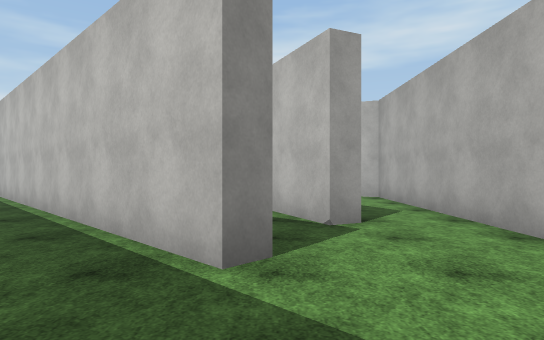
View 1 (above)

24 first-person views from a walk through a scene from a Unity 3-D project. The camera is 1.4 m above the floor, looks level and sees 75° across. The floor is counted in squares, 2 m on a side. Each view is taken from the middle of a square. On the plan, view 1 faces up. The plan holds only what a view shows up to about 11 squares ahead; the rest is blank. The place goes on beyond the plan. The player is left out. Surface patterns are stand-ins for the level's own textures.

View 2
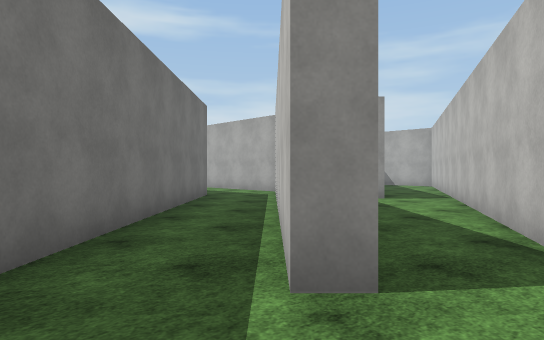

View 3
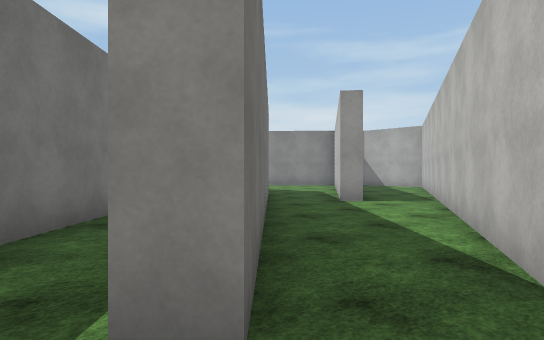

View 4
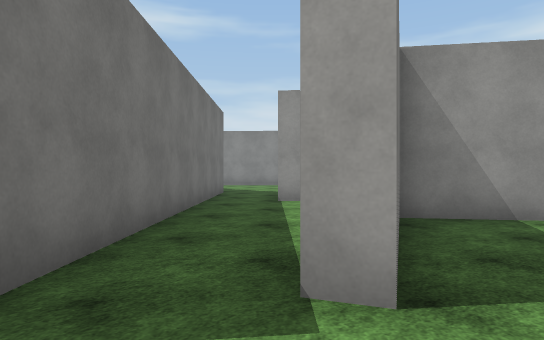

View 5
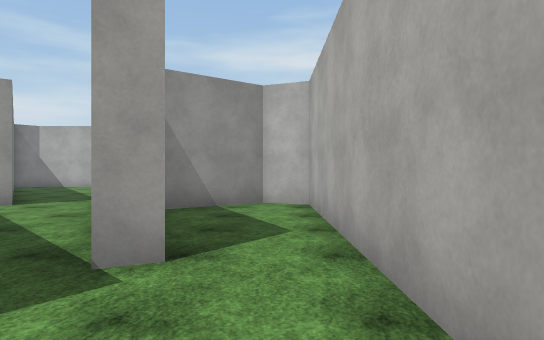

View 6
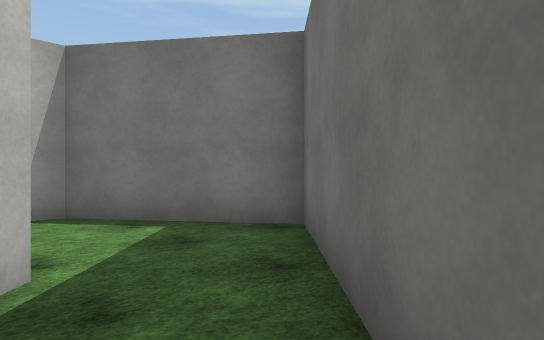

View 7
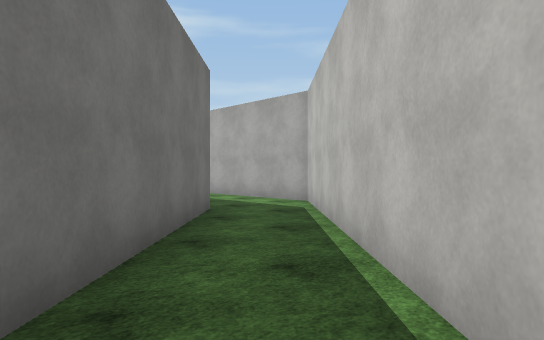

View 8
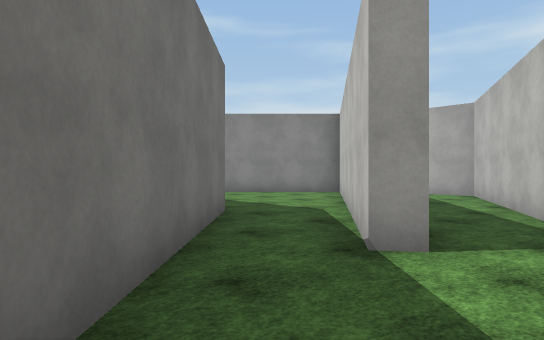

View 9
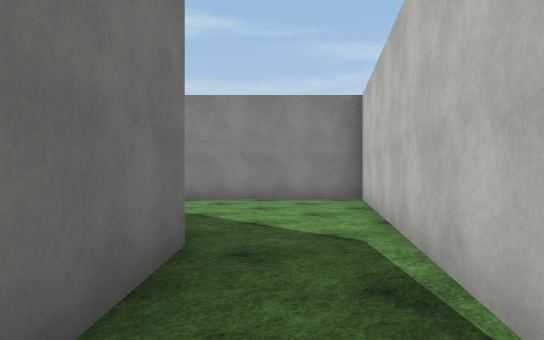

View 10
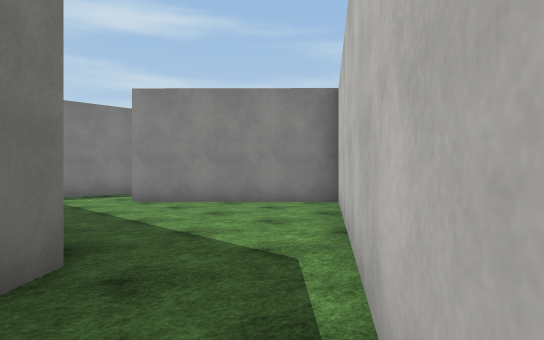

View 11
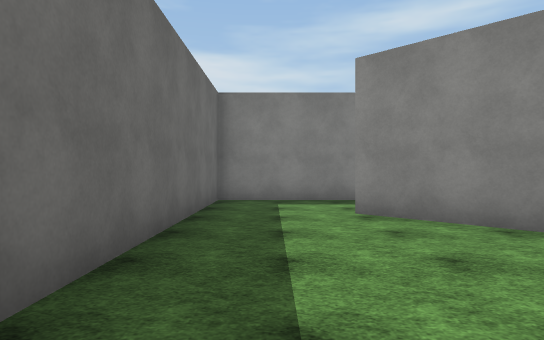

View 12
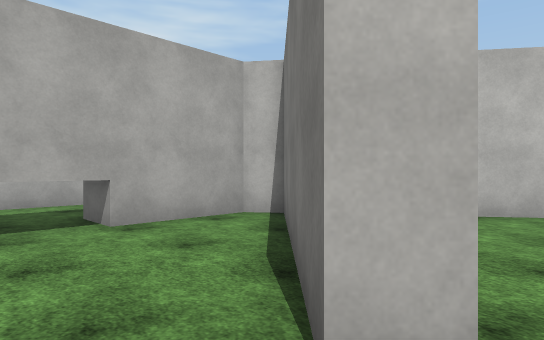

View 13
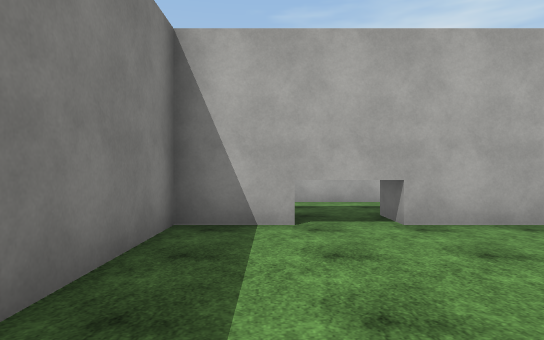

View 14
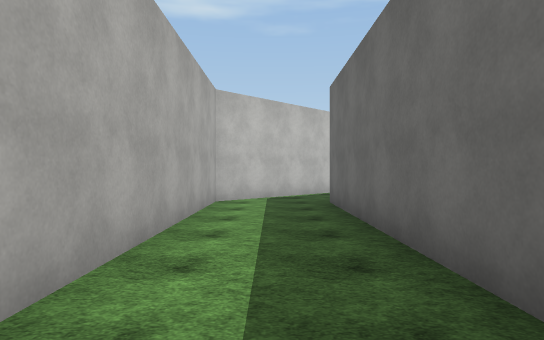

View 15
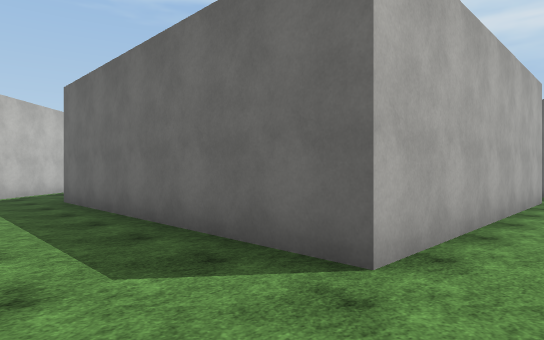

View 16
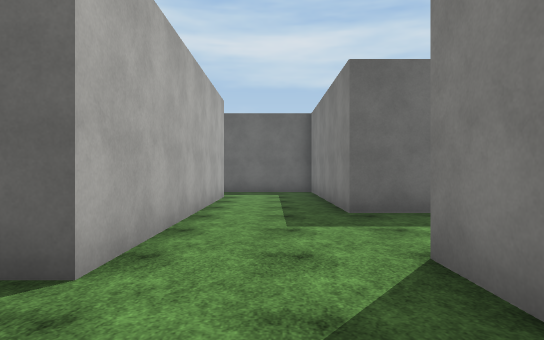

View 17
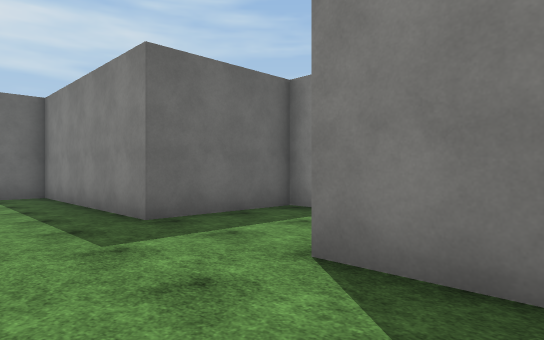

View 18
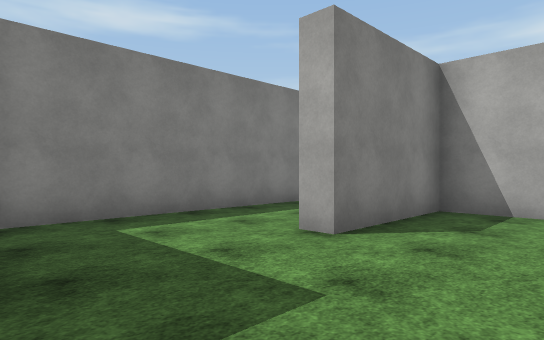

View 19
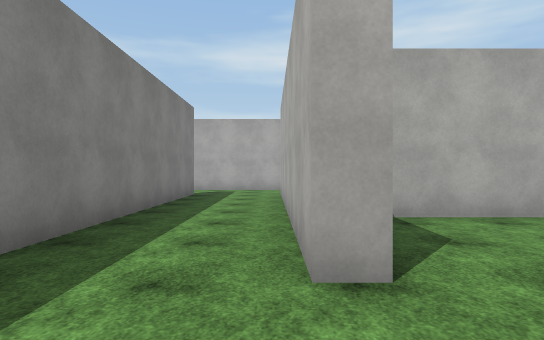

View 20
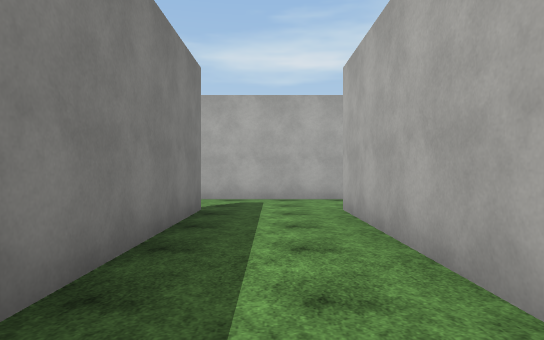

View 21
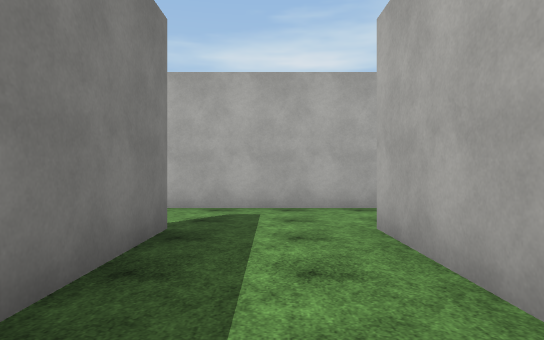

View 22
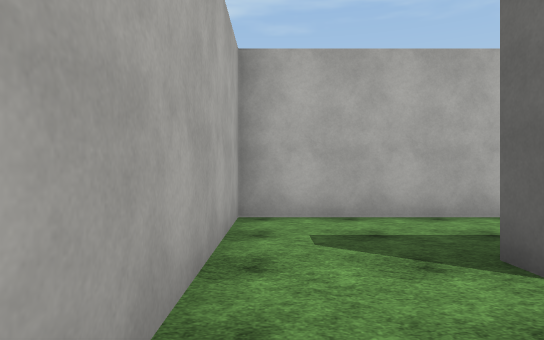

View 23
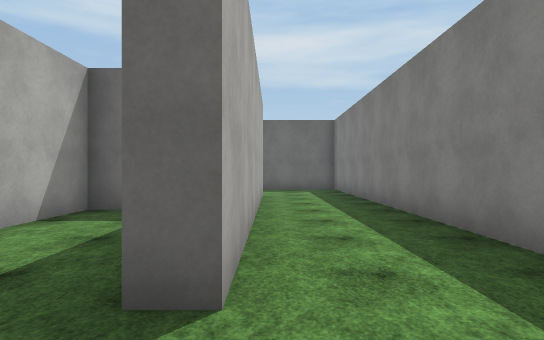

View 24
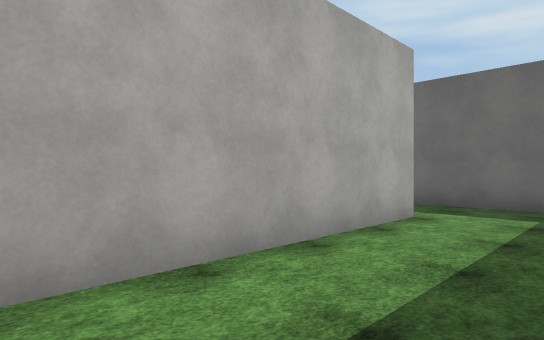

### Floor plan
Ten units are one square. View 1 is at (0, 0); x grows to the right and y downward. Boxes are objects, and circles mark ways between rooms. Rooms are numbered by the first view taken in them; rooms with no view inside come last. Other rooms are left out.
<svg viewBox="-215 -170 248 198">
<path fill="none" stroke="#000" d="M-19 -48 0 -29 -3 -25 -59 -80M12 -47 7 -45 1 -58M-73 -67 -1 5 28 -15 28 -45M-31 -91 -36 -88 -58 -118M1 -58 -23 -109M-69 -98 -19 -48M-58 -118 -85 -155 -117 -123 -121 -127M-142 -125 -142 -98 -76 -98M-148 2 -148 -67 -73 -67M-202 -142 -202 -33 -173 -33 -173 23 -139 23M-59 -80 -71 -92 -173 -92 -173 -62 -177 -62 -177 -142 -172 -142M-165 -165 -210 -165M-154 -98 -148 -98 -148 -165 -165 -165M-121 -127 -88 -160 -92 -165 -142 -165 -142 -125M7 -57 12 -47M28 -45 28 -92 18 -96 -4 -80"/>
<circle cx="-10" cy="-50" r="3" fill="#2a7"/>
<circle cx="-60" cy="-70" r="3" fill="#2a7"/>
<circle cx="20" cy="-50" r="3" fill="#2a7"/>
<circle cx="-60" cy="-110" r="3" fill="#2a7"/>
<circle cx="-130" cy="-120" r="3" fill="#2a7"/>
<circle cx="-170" cy="-155" r="3" fill="#2a7"/>
<text x="-20" y="-30">1</text>
<text x="-30" y="-80">2</text>
<text x="-100" y="-120">3</text>
<text x="-150" y="-70">4</text>
<text x="-160" y="-140">5</text>
<text x="-120" y="-150">6</text>
<text x="20" y="-70">7</text>
</svg>
Room 1 opens to room 2. Room 1 opens to room 4. Room 1 opens to room 7. Room 2 opens to room 3. Room 3 opens to room 6. Room 4 opens to room 5.

Where each view was taken, in squares from view 1:
view 1: 0 up, 0 right, facing up
view 2: 1 up, 1 right, facing up-left
view 3: 2 up, 1 right, facing up-left
view 4: 3 up, 2 right, facing up-left
view 5: 2 up, 2 right, facing up
view 6: 3 up, 3 left, facing down-right
view 7: 3 up, 2 left, facing up-left
view 8: 6 up, 2 left, facing up-left
view 9: 8 up, 4 left, facing up-left
view 10: 9 up, 4 left, facing up-left
view 11: 11 up, 6 left, facing left
view 12: 12 up, 13 left, facing up-right
view 13: 12 up, 13 left, facing up
view 14: 8 up, 15 left, facing right
view 15: 9 up, 16 left, facing down-right
view 16: 9 up, 16 left, facing down
view 17: 8 up, 15 left, facing down-left
view 18: 3 up, 15 left, facing up-left
view 19: 4 up, 18 left, facing up
view 20: 8 up, 19 left, facing up
view 21: 10 up, 19 left, facing up
view 22: 16 up, 20 left, facing right
view 23: 16 up, 18 left, facing down
view 24: 5 up, 17 left, facing down-right
